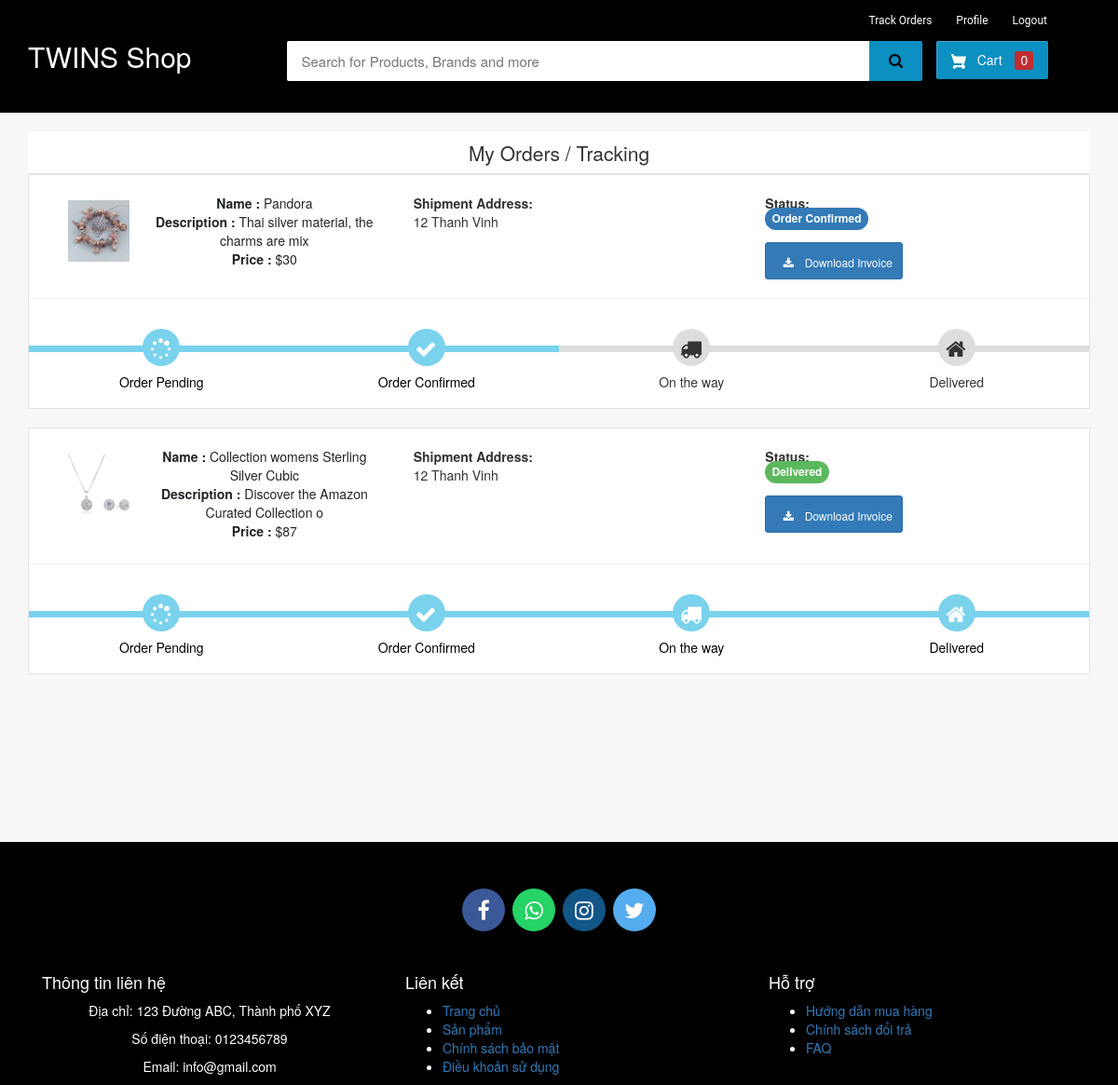
Screenshot of /my-order (signed in) with the database file from the repository.
### ecom/models.py (models this page shows, shortened)
class Product(models.Model):
    name=models.CharField(max_length=40)
    product_image= models.ImageField(upload_to='product_image/',null=True,blank=True)
    price = models.PositiveIntegerField()
    description=models.CharField(max_length=40)

class Orders(models.Model):
    STATUS =(
        ('Pending','Pending'),
        ('Order Confirmed','Order Confirmed'),
        ('Out for Delivery','Out for Delivery'),
        ('Delivered','Delivered'),
    )
    customer=models.ForeignKey('Customer', on_delete=models.CASCADE,null=True)
    product=models.ForeignKey('Product',on_delete=models.CASCADE,null=True)
    email = models.CharField(max_length=50,null=True)
    address = models.CharField(max_length=500,null=True)
    mobile = models.CharField(max_length=20,null=True)
    order_date= models.DateField(auto_now_add=True,null=True)
    status=models.CharField(max_length=50,null=True,choices=STATUS)

### ecom/views.py (the view)
# urls.py: path('my-order', views.my_order_view,name='my-order'),
@login_required(login_url='customerlogin')
@user_passes_test(is_customer)
def my_order_view(request):
    customer=models.Customer.objects.get(user_id=request.user.id)
    orders=models.Orders.objects.all().filter(customer_id = customer)
    ordered_products=[]
    for order in orders:
        ordered_product=models.Product.objects.all().filter(id=order.product.id)
        ordered_products.append(ordered_product)
    return render(request,'ecom/my_order.html',{'data':zip(ordered_products,orders)})

### ecom/views.py (called while the page is built)
def is_customer(user):
    return user.groups.filter(name='CUSTOMER').exists()

### templates/ecom/my_order.html (shortened to what this page needs)
{% extends 'ecom/customer_base.html' %} {% load static %} {% block content %}
<br>
<div class="container">
    <header class="card-header" style="text-align:center; font-size: 21px"> My Orders / Tracking </header>
    {% for products,order in data %}
    <article class="card">
        <div class="card-body">
            <ul class="row" style="margin-left:20px;margin-top:20px;">
                <li class="col-md-4">
                    <figure class="itemside mb-3">
                        {%for product in products%}
                        <div class="aside"><img src="{% static product.product_image.url %}" class="img-sm border"></div>
                        <figcaption class="info align-self-center">
                            <p class="title"><strong>Name : </strong>{{product.name}} <br> <strong>Description : </strong>{{product.description}} <br> <strong>Price : </strong>${{product.price}}</p>
                        </figcaption>
                    </figure>
                </li>
                <li class="col-md-4">
                    <div class="col"> <strong>Shipment Address:</strong> <br> {{order.address}}</div>
                </li>
                <li class="col-md-4">
                    <div class="col"> <strong>Status:</strong> <br> {% if order.status == 'Pending'%}
                        <td> <span class="label label-info" style="font-size: 12px; border-radius: 30px;">{{order.status}}</span></td>
                        {% elif order.status == 'Delivered' %}
                        <td> <span class="label label-success" style="font-size: 12px; border-radius: 30px;">{{order.status}}</span></td>
                        {% elif order.status == 'Out for Delivery' %}
                        <td> <span class="label label-default" style="font-size: 12px; border-radius: 30px;">{{order.status}}</span></td>
                        {%else%}
                        <td> <span class="label label-primary" style="font-size: 12px; border-radius: 30px;">{{order.status}}</span></td>
                        {%endif%}
                    </div> <br>
                    <a class="btn btn-primary btn-sm rounded-0" style="text-decoration:none;" href="{% url 'download-invoice' order.id product.id  %}" target="_blank"><i class="fa fa-download " style="font-size: 12px;height:auto"></i> Download Invoice</a>
                </li>
                {%endfor%}
            </ul>
            <hr>
            <div class="track">
                {%if order.status == 'Pending' %}
                <div class="step active"> <span class="icon"> <i style="padding-top:.2em; padding-right:.5em;" class="fa fa-spinner"></i> </span> <span class="text">Order Pending</span> </div>
                <div class="step "> <span class="icon"> <i style="padding-top:.2em; padding-right:.5em;" class="fa fa-check"></i> </span> <span class="text"> Order Confirmed</span> </div>
                <div class="step "> <span class="icon"> <i style="padding-top:.2em; padding-right:.5em;" class="fa fa-truck"></i> </span> <span class="text"> On the way </span> </div>
                <div class="step "> <span class="icon"> <i style="padding-top:.2em; padding-right:.5em;" class="fa fa-home"></i> </span> <span class="text">Delivered</span> </div>
                {%elif order.status == 'Order Confirmed' %}
                <div class="step active"> <span class="icon"> <i style="padding-top:.2em; padding-right:.5em;" class="fa fa-spinner"></i> </span> <span class="text">Order Pending</span> </div>
                <div class="step active"> <span class="icon"> <i style="padding-top:.2em; padding-right:.5em;" class="fa fa-check"></i> </span> <span class="text"> Order Confirmed</span> </div>
                <div class="step "> <span class="icon"> <i style="padding-top:.2em; padding-right:.5em;" class="fa fa-truck"></i> </span> <span class="text"> On the way </span> </div>
                <div class="step "> <span class="icon"> <i style="padding-top:.2em; padding-right:.5em;" class="fa fa-home"></i> </span> <span class="text">Delivered</span> </div>
                {%else%}
                <div class="step active"> <span class="icon"> <i style="padding-top:.2em; padding-right:.5em;" class="fa fa-spinner"></i> </span> <span class="text">Order Pending</span> </div>
                <div class="step active"> <span class="icon"> <i style="padding-top:.2em; padding-right:.5em;" class="fa fa-check"></i> </span> <span class="text"> Order Confirmed</span> </div>
                <div class="step active"> <span class="icon"> <i style="padding-top:.2em; padding-right:.5em;" class="fa fa-truck"></i> </span> <span class="text"> On the way </span> </div>
                <div class="step active"> <span class="icon"> <i style="padding-top:.2em; padding-right:.5em;" class="fa fa-home"></i> </span> <span class="text">Delivered</span> </div>
                {%endif%}
            </div>
        </div>
    </article><br> {%endfor%}
</div>
<br><br><br><br><br> {% endblock content %}

### templates/ecom/customer_base.html (style rules this page uses)
body { background-color: #f7f7f7; }
.fa { font-size: 23px; width: 2em; height: 2em; text-align: center; text-decoration: none; margin: 5px 2px; border-radius: 50%; padding-top: 0.5em; }
p { text-align: center; }

### templates/ecom/my_order.html (style rules this page uses)
body { background-color: #f7f7f7; }
.container { margin-top: 0px; margin-bottom: 0px }
.card { position: relative; display: -webkit-box; display: -ms-flexbox; display: flex; -webkit-box-orient: vertical; -webkit-box-direction: normal; -ms-flex-direction: column; flex-direction: column; min-width: 0; word-wrap: break-word; background-color: #fff; background-clip: border-box; border: 1px solid rgba(0, 0, 0, 0.1); border-radius: 0.10rem }
.card-header:first-child { border-radius: calc(0.37rem - 1px) calc(0.37rem - 1px) 0 0 }
.card-header { padding: 0.75rem 1.25rem; margin-bottom: 0; background-color: #fff; border-bottom: 1px solid rgba(0, 0, 0, 0.1) }
.track { position: relative; background-color: #ddd; height: 7px; display: -webkit-box; display: -ms-flexbox; display: flex; margin-bottom: 60px; margin-top: 50px }
.track .step { -webkit-box-flex: 1; -ms-flex-positive: 1; flex-grow: 1; width: 25%; margin-top: -18px; text-align: center; position: relative }
.track .step.active:before { background: #7ad2ed }
.track .step::before { height: 7px; position: absolute; content: ""; width: 100%; left: 0; top: 18px }
.track .step.active .icon { background: #7ad2ed; color: #fff }
.track .icon { display: inline-block; width: 40px; height: 40px; line-height: 40px; position: relative; border-radius: 100%; background: #ddd }
.track .step.active .text { font-weight: 400; color: #000 }
.track .text { display: block; margin-top: 7px }
.itemside { position: relative; display: -webkit-box; display: -ms-flexbox; display: flex; width: 100% }
.itemside .aside { position: relative; -ms-flex-negative: 0; flex-shrink: 0 }
.img-sm { width: 80px; height: 80px; padding: 7px }
ul.row, ul.row-sm { list-style: none; padding: 0 }
.itemside .info { padding-left: 15px; padding-right: 7px }
.itemside .title { display: block; margin-bottom: 5px; color: #212529 }
p { margin-top: 0; margin-bottom: 1rem }

### rows the page displays
Orders: address "12 Thanh Vinh", status "Order Confirmed", shows "Order Pending"
Product: product_image (picture), name "Pandora", description "Thai silver material, the charms are mix", price "30"
Orders: address "12 Thanh Vinh", status "Delivered", shows "Order Pending"
Product: product_image (picture), name "Collection womens Sterling Silver Cubic", description "Discover the Amazon Curated Collection o", price "87"
